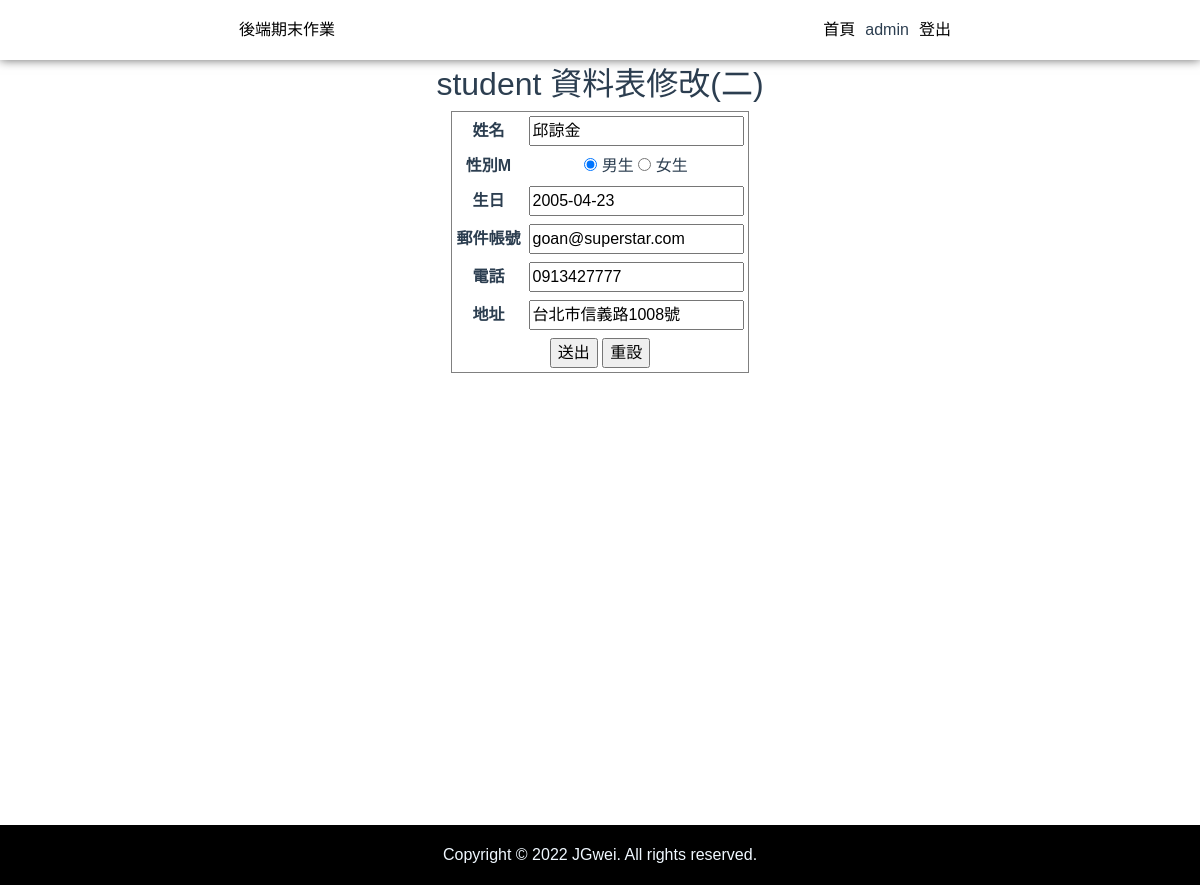
The page /edit2/7/load (signed in) on the database its author committed.
### studentsapp/models.py (models this page shows, shortened)
class student(models.Model):
	cName = models.CharField(max_length=20, null=False)
	cSex = models.CharField(max_length=2, default='M', null=False)
	cBirthday = models.DateField(null=False)
	cEmail = models.EmailField(max_length=100, blank=True, default='')
	cPhone = models.CharField(max_length=50, blank=True, default='')
	cAddr = models.CharField(max_length=255,blank=True, default='')

### studentsapp/views.py (the view, shortened to what this page needs)
# urls.py: path('edit2/<int:id>/<str:mode>', views.edit2),
def edit2(request,id=None,mode=None):
	if not request.user.is_authenticated:
		return redirect('/login/')
	else:
		if mode == "load":  # 由 index.html 按 編輯二 鈕
			unit = student.objects.get(id=id)  #取得要修改的資料記
			strdate=str(unit.cBirthday)
			strdate2=strdate.replace("年","-")
			strdate2=strdate.replace("月","-")
			strdate2=strdate.replace("日","-")
			unit.cBirthday = strdate2
			if request.user.is_authenticated:
				name=request.session['username']
			return render(request, "edit2.html", locals())
		return redirect('/logout/')

### templates/edit2.html (shortened to what this page needs)
{% extends "base.html" %}
{% block content %}
  <h2>student 資料表修改(二)</h2>
  <div style="display: flex;justify-content: center;">
  <form action="/edit2/{{unit.id}}/save" method="POST" name="form1">
	<table border="1" cellspacing="1" cellpadding="4">
	  <tr>
		<th>姓名</th>
		<td ><input type="text" id="cName" name="cName" value={{unit.cName}}></td>
	  </tr>
		<th>性別{{unit.cSex}}</th>
		{% if unit.cSex == "M" %}
			<td >
			  <input name="cSex" type="radio" id="cSex1" value="M" checked="checked" />
			  男生
			  <input name="cSex" type="radio" id="cSex2" value="F" />
			  女生
			</td>
		{% endif %}
	  <tr>
		<th>生日</th>
		<td><input type="text" id="cBirthday" name="cBirthday" value={{unit.cBirthday}}></td>
	  </tr>
	  <tr>
	  <tr>
		<th>郵件帳號</th>
		<td><input type="text" id="cEmail" name="cEmail" value={{unit.cEmail}}></td>
	  </tr>
	  <tr>
		<th >電話</th>
		<td><input type="text" id="cPhone" name="cPhone" value={{unit.cPhone}}></td>
	  </tr>
	  <tr>
		<th>地址</th>
		<td><input type="text" id="cAddr" name="cAddr" value={{unit.cAddr}}></td>
	  </tr>
	  <tr>
		<th colspan="2" align="center">
		  <input type="submit" name="button" id="button" value="送出">
		  <input type="reset" name="button2" id="button2" value="重設"></th>
	  </tr>
	</table>
  </form>
</div>
{% endblock %}

### templates/base.html (shortened to what this page needs)
<!DOCTYPE html>
<html lang="en">
	<head>
		<link href="https://cdn.jsdelivr.net/npm/bootstrap@5.1.1/dist/css/bootstrap.min.css" rel="stylesheet">
	</head>
	<body>
		<div id="app">
			<div id="Header">
				<div>
					<span><a href="/index/">後端期末作業</a></span>
				</div>
				<div>
					<ul style="display:flex;">
						<li style="margin: 0 10px;">
							<a href="/index/">首頁</a>
						</li>
						{% if request.user.is_authenticated %}
							<li>
								<span id="name"> {{name}}</span>
							</li>
							<li style="margin: 0 10px;">
								<a href="/logout/">登出</a>
							</li>
						{% else %}
							<li style="margin: 0 10px;">
								<a href="/login/">登入</a>
							</li>
						{% endif %}
					</ul>
				</div>
			</div>
			<div class="main">
				<div class="all">
					{% block content %} {% endblock %}
				</div>
			</div>
			<div id="footer">
				<span>Copyright © 2022 JGwei. All rights reserved.</span>
			</div>
		</div>
	</body>
</html>

### templates/base.html (style rules this page uses)
html, body { height: 100%; margin: 0; }
a { text-decoration: none; color: black; }
#app { min-height: 100%; margin-bottom: -50px; font-family: Avenir, Helvetica, Arial, sans-serif; -webkit-font-smoothing: antialiased; -moz-osx-font-smoothing: grayscale; text-align: center; color: #2c3e50; height:100%; margin:0; }
#Header { text-align: center; line-height: 60px; position: fixed; width: 100%; z-index: 100; background-color: white; box-shadow: 0 0 10px rgba(0, 0, 0, 0.6); display: flex; justify-content: space-around; }
ul { list-style-type: none; margin: 0; padding: 0; }
.main { min-height: 100%; margin-bottom: 25px; }
.all { position: relative; top: 65px; }
#footer { height: auto; background-color: black; color: aliceblue; padding-left: 10px; padding-right: 10px; line-height: 60px; }

### rows shown on the page
student: cName "邱諒金", cSex "M", cBirthday "2005-04-23", cEmail "goan@superstar.com", cPhone "0913427777", cAddr "台北市信義路1008號"

### other values the page prints
{{ name }} "admin"
